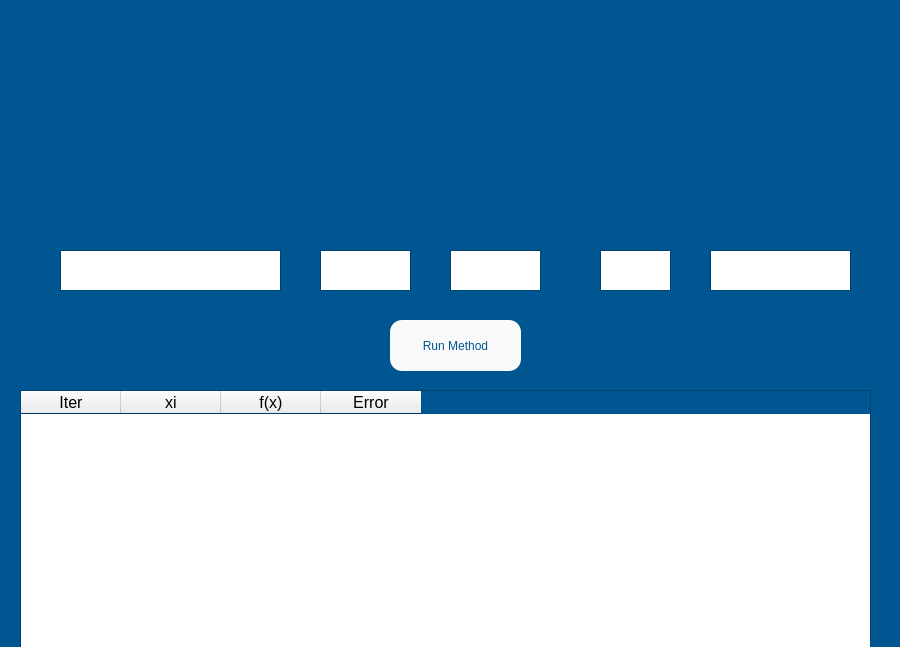
<?xml version="1.0" encoding="UTF-8"?>
<ui version="4.0">
 <class>Secant</class>
 <widget class="QWidget" name="Secant">
  <property name="geometry">
   <rect>
    <x>0</x>
    <y>0</y>
    <width>900</width>
    <height>647</height>
   </rect>
  </property>
  <property name="palette">
   <palette>
    <active>
     <colorrole role="Base">
      <brush brushstyle="SolidPattern">
       <color alpha="255">
        <red>255</red>
        <green>255</green>
        <blue>255</blue>
       </color>
      </brush>
     </colorrole>
     <colorrole role="Window">
      <brush brushstyle="SolidPattern">
       <color alpha="255">
        <red>0</red>
        <green>86</green>
        <blue>145</blue>
       </color>
      </brush>
     </colorrole>
    </active>
    <inactive>
     <colorrole role="Base">
      <brush brushstyle="SolidPattern">
       <color alpha="255">
        <red>255</red>
        <green>255</green>
        <blue>255</blue>
       </color>
      </brush>
     </colorrole>
     <colorrole role="Window">
      <brush brushstyle="SolidPattern">
       <color alpha="255">
        <red>0</red>
        <green>86</green>
        <blue>145</blue>
       </color>
      </brush>
     </colorrole>
    </inactive>
    <disabled>
     <colorrole role="Base">
      <brush brushstyle="SolidPattern">
       <color alpha="255">
        <red>0</red>
        <green>86</green>
        <blue>145</blue>
       </color>
      </brush>
     </colorrole>
     <colorrole role="Window">
      <brush brushstyle="SolidPattern">
       <color alpha="255">
        <red>0</red>
        <green>86</green>
        <blue>145</blue>
       </color>
      </brush>
     </colorrole>
    </disabled>
   </palette>
  </property>
  <property name="windowTitle">
   <string>Form</string>
  </property>
  <widget class="QLabel" name="label">
   <property name="geometry">
    <rect>
     <x>60</x>
     <y>20</y>
     <width>771</width>
     <height>161</height>
    </rect>
   </property>
   <property name="styleSheet">
    <string notr="true">background-image: url(:/images/secant_banner.png);</string>
   </property>
   <property name="text">
    <string/>
   </property>
  </widget>
  <widget class="QTextEdit" name="f_input">
   <property name="geometry">
    <rect>
     <x>60</x>
     <y>250</y>
     <width>221</width>
     <height>41</height>
    </rect>
   </property>
   <property name="font">
    <font>
     <family>American Typewriter</family>
     <pointsize>14</pointsize>
     <kerning>true</kerning>
    </font>
   </property>
  </widget>
  <widget class="QTextEdit" name="x0">
   <property name="geometry">
    <rect>
     <x>320</x>
     <y>250</y>
     <width>91</width>
     <height>41</height>
    </rect>
   </property>
   <property name="font">
    <font>
     <pointsize>14</pointsize>
    </font>
   </property>
  </widget>
  <widget class="QLabel" name="label_2">
   <property name="geometry">
    <rect>
     <x>130</x>
     <y>200</y>
     <width>81</width>
     <height>41</height>
    </rect>
   </property>
   <property name="styleSheet">
    <string notr="true">background-image: url(:/images/function.png);</string>
   </property>
   <property name="text">
    <string/>
   </property>
  </widget>
  <widget class="QLabel" name="label_4">
   <property name="geometry">
    <rect>
     <x>450</x>
     <y>200</y>
     <width>81</width>
     <height>41</height>
    </rect>
   </property>
   <property name="styleSheet">
    <string notr="true">background-image: url(:/images/x0.png);</string>
   </property>
   <property name="text">
    <string/>
   </property>
   <property name="pixmap">
    <pixmap>../UserInterface/Util/Images/x0.png</pixmap>
   </property>
  </widget>
  <widget class="QPushButton" name="run_button">
   <property name="geometry">
    <rect>
     <x>390</x>
     <y>320</y>
     <width>131</width>
     <height>51</height>
    </rect>
   </property>
   <property name="styleSheet">
    <string notr="true">background-color: rgb(250, 250, 250);
font: 15pt &quot;MS Shell Dlg 2&quot;;
color: rgb(0, 86, 145);
border-radius: 12px;
</string>
   </property>
   <property name="text">
    <string>Run Method</string>
   </property>
  </widget>
  <widget class="QTableWidget" name="secant_table">
   <property name="geometry">
    <rect>
     <x>20</x>
     <y>390</y>
     <width>851</width>
     <height>291</height>
    </rect>
   </property>
   <property name="minimumSize">
    <size>
     <width>851</width>
     <height>291</height>
    </size>
   </property>
   <property name="maximumSize">
    <size>
     <width>851</width>
     <height>291</height>
    </size>
   </property>
   <property name="font">
    <font>
     <pointsize>12</pointsize>
    </font>
   </property>
   <property name="horizontalScrollBarPolicy">
    <enum>Qt::ScrollBarAlwaysOff</enum>
   </property>
   <property name="sizeAdjustPolicy">
    <enum>QAbstractScrollArea::AdjustToContents</enum>
   </property>
   <property name="dragEnabled">
    <bool>false</bool>
   </property>
   <property name="rowCount">
    <number>0</number>
   </property>
   <property name="columnCount">
    <number>4</number>
   </property>
   <attribute name="horizontalHeaderCascadingSectionResizes">
    <bool>false</bool>
   </attribute>
   <column>
    <property name="text">
     <string>Iter</string>
    </property>
   </column>
   <column>
    <property name="text">
     <string>xi</string>
    </property>
   </column>
   <column>
    <property name="text">
     <string>f(x)</string>
    </property>
   </column>
   <column>
    <property name="text">
     <string>Error</string>
    </property>
   </column>
  </widget>
  <widget class="QTextEdit" name="x1">
   <property name="geometry">
    <rect>
     <x>450</x>
     <y>250</y>
     <width>91</width>
     <height>41</height>
    </rect>
   </property>
   <property name="font">
    <font>
     <pointsize>14</pointsize>
    </font>
   </property>
  </widget>
  <widget class="QTextEdit" name="tolerance">
   <property name="geometry">
    <rect>
     <x>710</x>
     <y>250</y>
     <width>141</width>
     <height>41</height>
    </rect>
   </property>
   <property name="font">
    <font>
     <pointsize>14</pointsize>
    </font>
   </property>
  </widget>
  <widget class="QTextEdit" name="nMax">
   <property name="geometry">
    <rect>
     <x>600</x>
     <y>250</y>
     <width>71</width>
     <height>41</height>
    </rect>
   </property>
   <property name="font">
    <font>
     <pointsize>14</pointsize>
    </font>
   </property>
  </widget>
  <widget class="QLabel" name="label_5">
   <property name="geometry">
    <rect>
     <x>730</x>
     <y>200</y>
     <width>81</width>
     <height>41</height>
    </rect>
   </property>
   <property name="styleSheet">
    <string notr="true">background-image: url(:/images/tolerance.png);</string>
   </property>
   <property name="text">
    <string/>
   </property>
  </widget>
  <widget class="QLabel" name="label_6">
   <property name="geometry">
    <rect>
     <x>600</x>
     <y>200</y>
     <width>81</width>
     <height>41</height>
    </rect>
   </property>
   <property name="styleSheet">
    <string notr="true">background-image: url(:/images/nmax.png);</string>
   </property>
   <property name="text">
    <string/>
   </property>
  </widget>
  <widget class="QLabel" name="label_7">
   <property name="geometry">
    <rect>
     <x>330</x>
     <y>200</y>
     <width>81</width>
     <height>41</height>
    </rect>
   </property>
   <property name="styleSheet">
    <string notr="true">background-image: url(:/images/x0.png);</string>
   </property>
   <property name="text">
    <string/>
   </property>
   <property name="pixmap">
    <pixmap>../UserInterface/Util/Images/x0.png</pixmap>
   </property>
  </widget>
 </widget>
 <resources>
  <include location="../UserInterface/Util/Images/link.qrc"/>
 </resources>
 <connections/>
</ui>
